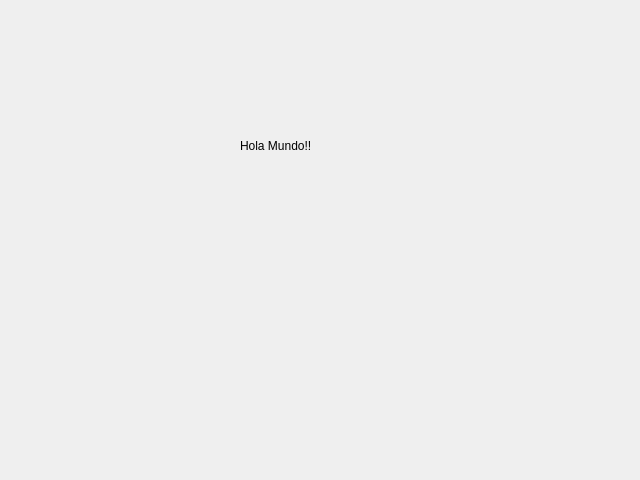
<?xml version="1.0" encoding="UTF-8"?>
<ui version="4.0">
 <class>Dialog</class>
 <widget class="QDialog" name="Dialog">
  <property name="geometry">
   <rect>
    <x>0</x>
    <y>0</y>
    <width>640</width>
    <height>480</height>
   </rect>
  </property>
  <property name="windowTitle">
   <string>Dialog</string>
  </property>
  <widget class="QLabel" name="label">
   <property name="geometry">
    <rect>
     <x>240</x>
     <y>50</y>
     <width>261</width>
     <height>191</height>
    </rect>
   </property>
   <property name="styleSheet">
    <string notr="true">font: 26pt &quot;MS Shell Dlg 2&quot;;</string>
   </property>
   <property name="text">
    <string>Hola Mundo!!</string>
   </property>
  </widget>
 </widget>
 <resources/>
 <connections/>
</ui>
